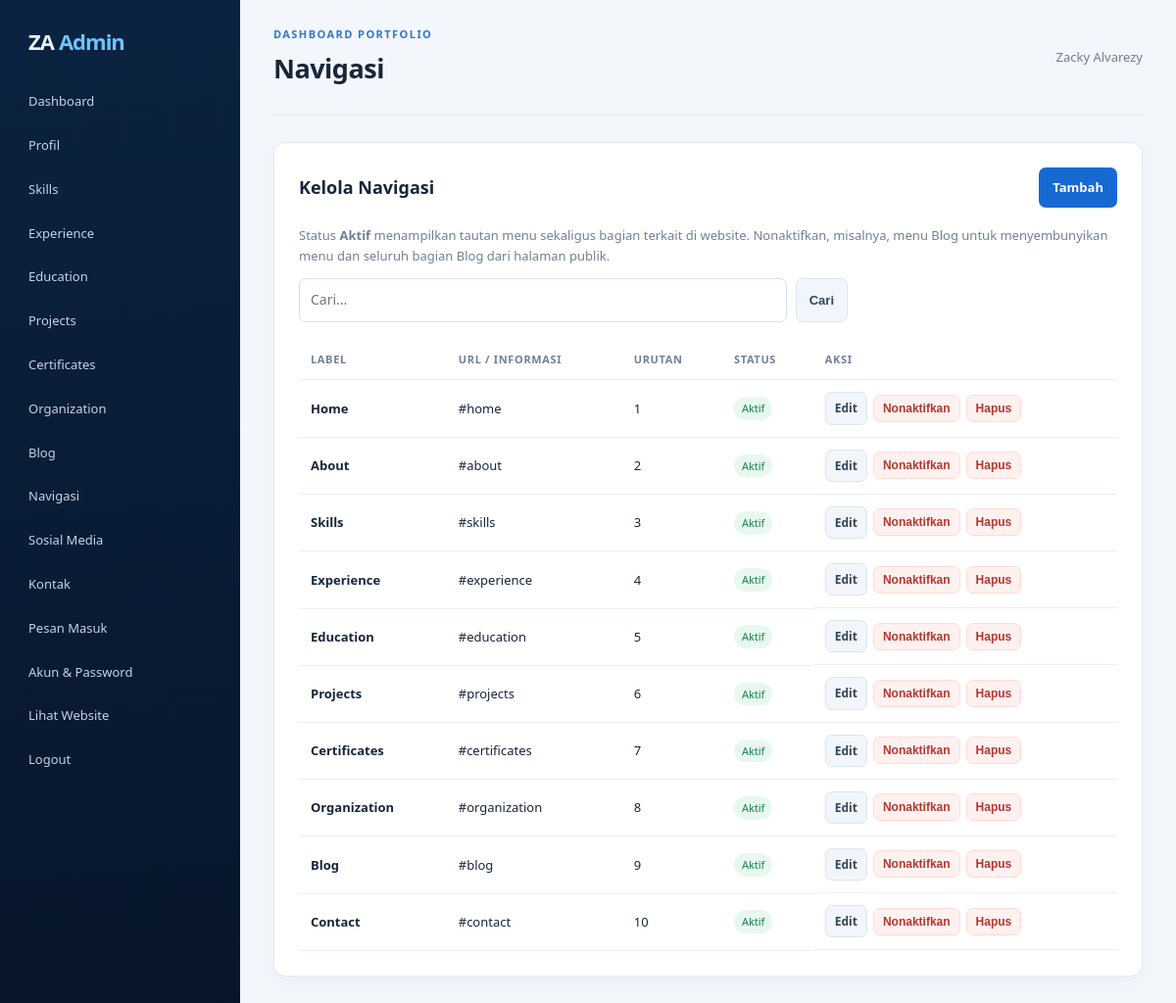
/admin/manage.php (signed in), run on the app's committed database.
### tables this page shows
CREATE TABLE IF NOT EXISTS navigations (
  id INT UNSIGNED AUTO_INCREMENT PRIMARY KEY,
  label VARCHAR(80) NOT NULL,
  url VARCHAR(180) NOT NULL,
  sort_order INT NOT NULL DEFAULT 0,
  is_active TINYINT(1) NOT NULL DEFAULT 1,
  created_at TIMESTAMP NULL DEFAULT CURRENT_TIMESTAMP,
  updated_at TIMESTAMP NULL DEFAULT CURRENT_TIMESTAMP ON UPDATE CURRENT_TIMESTAMP
);

### config/helpers.php (called while the page is built, shortened)
<?php
require_once __DIR__ . '/database.php';
function e(mixed $value): string
{
    return htmlspecialchars((string) $value, ENT_QUOTES | ENT_SUBSTITUTE, 'UTF-8');
}
function url(string $path = ''): string
{
    return rtrim(APP_URL, '/') . '/' . ltrim($path, '/');
}

### config/database.php (called while the page is built, shortened)
<?php
function db(): PDO
{
    $dsn = 'mysql:host=' . DB_HOST . ';dbname=' . DB_NAME . ';charset=' . DB_CHARSET;
    $pdo = new PDO($dsn, DB_USER, DB_PASS, [
        PDO::ATTR_ERRMODE => PDO::ERRMODE_EXCEPTION,
        PDO::ATTR_DEFAULT_FETCH_MODE => PDO::FETCH_ASSOC,
        PDO::ATTR_EMULATE_PREPARES => false,
    ]);
    return $pdo;
}

### admin/manage.php (the view, shortened to what this page needs)
<?php
require_once __DIR__ . '/_auth.php';
$sections = [
    'navigations' => ['title' => 'Navigasi', 'table' => 'navigations', 'fields' => [
        'label' => ['Label', 'text', true], 'url' => ['URL / anchor', 'text', true], 'sort_order' => ['Urutan', 'number', true],
    ]],
    'social_links' => ['title' => 'Media sosial', 'table' => 'social_links', 'fields' => [
        'platform' => ['Platform', 'text', true], 'url' => ['URL profil', 'url', true], 'sort_order' => ['Urutan', 'number', true],
    ]],
    'contacts' => ['title' => 'Kontak publik', 'table' => 'contacts', 'fields' => [
        'label' => ['Label', 'text', true], 'value' => ['Informasi', 'text', true], 'url' => ['URL (opsional)', 'text', false], 'sort_order' => ['Urutan', 'number', true],
    ]],
    'messages' => ['title' => 'Pesan masuk', 'table' => 'contact_messages', 'fields' => []],
];
$sectionKey = (string) ($_GET['section'] ?? 'navigations');
$section = $sections[$sectionKey];
$table = $section['table'];
$isMessages = $sectionKey === 'messages';
$action = (string) ($_GET['action'] ?? 'list');
$id = filter_input(INPUT_GET, 'id', FILTER_VALIDATE_INT) ?: 0;
$errors = [];
$item = null;
$pageTitle = $section['title'];
require __DIR__ . '/_header.php';
if (!$isMessages && in_array($action, ['create', 'edit'], true)):
?>
<section class="panel">
  <div class="panel-head"><h2><?= $item ? 'Edit' : 'Tambah' ?> <?= e($section['title']) ?></h2><a class="btn ghost" href="<?= e(url('admin/manage.php?section=' . $sectionKey)) ?>">Kembali</a></div>
  <?php foreach ($errors as $error): ?><div class="alert danger"><?= e($error) ?></div><?php endforeach; ?>
  <form class="form-grid" method="post">
    <?= csrf_field() ?><input type="hidden" name="action" value="save"><input type="hidden" name="id" value="<?= e((string) ($item['id'] ?? $id)) ?>">
    <?php foreach ($section['fields'] as $field => [$label, $inputType, $required]): $value = array_key_exists($field, $_POST) ? post_text($field) : ($item[$field] ?? ($field === 'sort_order' ? '0' : '')); ?>
      <label><?= e($label) ?><input type="<?= e($inputType) ?>" name="<?= e($field) ?>" value="<?= e($value) ?>" <?= $required ? 'required' : '' ?>></label>
    <?php endforeach; ?>
    <label class="check"><input type="checkbox" name="is_active" <?= !isset($item) || !empty($item['is_active']) ? 'checked' : '' ?>> Aktif dan tampil di website</label>
    <button class="btn primary" type="submit">Simpan perubahan</button>
  </form>
</section>
<?php else:
    $query = trim((string) ($_GET['q'] ?? ''));
    if ($isMessages) {
        $stmt = db()->prepare('SELECT * FROM contact_messages WHERE name LIKE :q1 OR email LIKE :q2 OR message LIKE :q3 ORDER BY created_at DESC LIMIT 300');
        $needle = '%' . $query . '%';
        $stmt->execute(['q1' => $needle, 'q2' => $needle, 'q3' => $needle]);
    } else {
        $searchColumns = array_keys($section['fields']);
        $placeholders = [];
        $params = [];
        foreach ($searchColumns as $index => $column) {
            $placeholder = 'q' . $index;
            $placeholders[] = "`$column` LIKE :$placeholder";
            $params[$placeholder] = '%' . $query . '%';
        }
        $searchSql = implode(' OR ', $placeholders);
        $stmt = db()->prepare("SELECT * FROM `$table` WHERE ($searchSql) ORDER BY sort_order ASC, id DESC");
        $stmt->execute($params);
    }
    $items = $stmt->fetchAll();
?>
<section class="panel">
  <div class="panel-head"><h2><?= $isMessages ? 'Pesan dari formulir publik' : 'Kelola ' . e($section['title']) ?></h2><?php if (!$isMessages): ?><a class="btn primary" href="<?= e(url('admin/manage.php?section=' . $sectionKey . '&action=create')) ?>">Tambah</a><?php endif; ?></div>
  <?php if ($sectionKey === 'navigations'): ?><p class="muted">Status <strong>Aktif</strong> menampilkan tautan menu sekaligus bagian terkait di website. Nonaktifkan, misalnya, menu Blog untuk menyembunyikan menu dan seluruh bagian Blog dari halaman publik.</p><?php endif; ?>
  <form class="search-form" method="get"><input type="hidden" name="section" value="<?= e($sectionKey) ?>"><input name="q" placeholder="Cari..." value="<?= e($query) ?>"><button class="btn ghost" type="submit">Cari</button></form>
  <div class="table-wrap"><table><thead><tr><?php if ($isMessages): ?><th>Pengirim</th><th>Pesan</th><th>Dikirim</th><th>Status</th><?php else: ?><th>Label</th><th>URL / Informasi</th><th>Urutan</th><th>Status</th><?php endif; ?><th>Aksi</th></tr></thead>
  <tbody><?php foreach ($items as $row): ?><tr>
    <?php if ($isMessages): ?><td><strong><?= e($row['name']) ?></strong><small><a href="mailto:<?= e($row['email']) ?>"><?= e($row['email']) ?></a></small></td><td class="message-cell"><?= nl2br(e($row['message'])) ?></td><td><?= e($row['created_at']) ?></td><td><span class="badge <?= $row['is_read'] ? 'on' : 'off' ?>"><?= $row['is_read'] ? 'Dibaca' : 'Baru' ?></span></td>
    <?php else: ?><td><strong><?= e($row[$sectionKey === 'social_links' ? 'platform' : 'label']) ?></strong></td><td><?= e($row[$sectionKey === 'contacts' ? 'value' : 'url']) ?></td><td><?= e((string) $row['sort_order']) ?></td><td><span class="badge <?= $row['is_active'] ? 'on' : 'off' ?>"><?= $row['is_active'] ? 'Aktif' : 'Nonaktif' ?></span></td><?php endif; ?>
    <td class="actions"><?php if ($isMessages && !$row['is_read']): ?><form method="post"><?= csrf_field() ?><input type="hidden" name="action" value="mark_read"><input type="hidden" name="id" value="<?= e((string) $row['id']) ?>"><button class="btn small ghost" type="submit">Tandai dibaca</button></form><?php elseif (!$isMessages): ?><a class="btn small ghost" href="<?= e(url('admin/manage.php?section=' . $sectionKey . '&action=edit&id=' . $row['id'])) ?>">Edit</a><?php if ($sectionKey === 'navigations'): ?><form method="post"><?= csrf_field() ?><input type="hidden" name="action" value="toggle"><input type="hidden" name="id" value="<?= e((string) $row['id']) ?>"><button class="btn small <?= $row['is_active'] ? 'danger' : 'primary' ?>" type="submit"><?= $row['is_active'] ? 'Nonaktifkan' : 'Aktifkan' ?></button></form><?php endif; ?><?php endif; ?><form method="post" onsubmit="return confirmDelete('Hapus data ini secara permanen?')"><?= csrf_field() ?><input type="hidden" name="action" value="delete"><input type="hidden" name="id" value="<?= e((string) $row['id']) ?>"><button class="btn small danger" type="submit">Hapus</button></form></td>
  </tr><?php endforeach; ?><?php if (!$items): ?><tr><td colspan="5">Belum ada data.</td></tr><?php endif; ?></tbody></table></div>
</section>
<?php endif; require __DIR__ . '/_footer.php'; ?>

### admin/_header.php (shortened to what this page needs)
<!DOCTYPE html>
<html lang="id">
<head>
  <link rel="stylesheet" href="<?= e(url('assets/css/admin.css')) ?>">
</head>
<body>
  <aside class="sidebar">
    <a class="brand" href="<?= e(url('admin/index.php')) ?>">ZA<span>Admin</span></a>
    <nav>
      <a href="<?= e(url('admin/index.php')) ?>">Dashboard</a>
      <a href="<?= e(url('admin/profile.php')) ?>">Profil</a>
      <a href="<?= e(url('admin/content.php?type=skill')) ?>">Skills</a>
      <a href="<?= e(url('admin/content.php?type=experience')) ?>">Experience</a>
      <a href="<?= e(url('admin/content.php?type=education')) ?>">Education</a>
      <a href="<?= e(url('admin/content.php?type=project')) ?>">Projects</a>
      <a href="<?= e(url('admin/content.php?type=certificate')) ?>">Certificates</a>
      <a href="<?= e(url('admin/content.php?type=organization')) ?>">Organization</a>
      <a href="<?= e(url('admin/content.php?type=blog')) ?>">Blog</a>
      <a href="<?= e(url('admin/manage.php?section=navigations')) ?>">Navigasi</a>
      <a href="<?= e(url('admin/manage.php?section=social_links')) ?>">Sosial Media</a>
      <a href="<?= e(url('admin/manage.php?section=contacts')) ?>">Kontak</a>
      <a href="<?= e(url('admin/manage.php?section=messages')) ?>">Pesan Masuk</a>
      <a href="<?= e(url('admin/account.php')) ?>">Akun & Password</a>
      <a href="<?= e(url('index.php')) ?>" target="_blank">Lihat Website</a>
      <form class="logout-form" method="post" action="<?= e(url('admin/logout.php')) ?>"><?= csrf_field() ?><button type="submit">Logout</button></form>
    </nav>
  </aside>
  <main class="admin-main">
    <header class="topbar">
      <div>
        <p class="eyebrow">Dashboard Portfolio</p>
        <h1><?= e($pageTitle ?? 'Admin') ?></h1>
      </div>
      <p class="admin-user"><?= e($_SESSION['admin_name'] ?? 'Admin') ?></p>
    </header>

### admin/_footer.php (shortened to what this page needs)
  </main>
</body>
</html>

### assets/css/admin.css (style rules this page uses)
:root { --bg:#f3f6fb;--navy:#081a31;--ink:#17263b;--muted:#718096;--blue:#1769d2;--line:#e2e9f2;--panel:#fff }
* { box-sizing:border-box }
body { margin:0;background:var(--bg);color:var(--ink);font:15px/1.6 "Segoe UI",Arial,sans-serif }
a { color:inherit;text-decoration:none }
.sidebar { position:fixed;inset:0 auto 0 0;width:245px;padding:25px 16px;background:linear-gradient(175deg,#0b2341,#071529);color:#eaf3ff;overflow:auto;z-index:5 }
.brand { display:block;font-size:22px;font-weight:800;letter-spacing:-1px;padding:0 13px 23px }
.brand span { color:#6cc5ff;margin-left:5px }
.sidebar nav { display:grid;gap:4px }
.sidebar nav>a,.logout-form button { border:0;text-align:left;background:transparent;color:#c4d3e7;padding:10px 13px;border-radius:8px;font:inherit;font-size:13px;cursor:pointer }
.logout-form { margin:0 }
.logout-form button { width:100% }
.admin-main { max-width:1500px;margin-left:245px;padding:0 34px 48px }
.topbar { min-height:118px;display:flex;justify-content:space-between;align-items:center;border-bottom:1px solid var(--line);margin-bottom:27px }
.topbar h1 { font-size:27px;margin:0;letter-spacing:-.5px }
.eyebrow { font-size:11px;letter-spacing:.13em;text-transform:uppercase;color:#3277cb;font-weight:700;margin:0 0 4px }
.admin-user { font-size:13px;color:var(--muted) }
.panel { background:var(--panel);border:1px solid var(--line);border-radius:12px;padding:25px;margin-bottom:22px;box-shadow:0 6px 24px rgba(18,47,86,.035) }
.panel h2 { font-size:18px;margin:0 0 17px }
.panel-head { display:flex;justify-content:space-between;align-items:center;gap:15px;margin-bottom:18px }
.panel-head h2 { margin:0 }
.muted,.hint { color:var(--muted);font-size:13px }
.btn { display:inline-flex;align-items:center;justify-content:center;border:1px solid transparent;border-radius:7px;padding:9px 13px;font-size:13px;font-weight:700;cursor:pointer }
.btn.primary { background:#1769d2;color:white }
.btn.ghost { background:#f2f6fb;border-color:#dce5f0;color:#32455e }
.btn.danger { background:#fff1f0;color:#b63630;border-color:#ffdbd7 }
.btn.small { padding:6px 9px;font-size:12px }
.form-grid input,.form-grid textarea,.form-grid select,.stack-form input,.search-form input { width:100%;border:1px solid #d7e0eb;border-radius:7px;padding:10px 11px;background:white;color:#17263b;font:inherit;font-size:14px }
.search-form { display:flex;gap:9px;margin-bottom:17px;max-width:560px }
.search-form input { flex:1 }
.table-wrap { width:100%;overflow:auto }
table { width:100%;border-collapse:collapse;min-width:700px }
th,td { text-align:left;padding:12px;border-bottom:1px solid #ebeff4;vertical-align:middle;font-size:13px }
th { color:#718096;font-size:11px;text-transform:uppercase;letter-spacing:.06em }
td strong,td small { display:block }
.actions { display:flex;align-items:center;gap:6px }
.actions form { margin:0 }
.actions a,.actions button { white-space:nowrap }
.badge { display:inline-block;padding:3px 8px;border-radius:20px;font-size:11px }
.badge.on { background:#e8f8f0;color:#16834d }

### data on the page
navigations: label "Home", url "#home", sort_order "1", is_active "Aktif"
navigations: label "About", url "#about", sort_order "2", is_active "Aktif"
navigations: label "Skills", url "#skills", sort_order "3", is_active "Aktif"
navigations: label "Experience", url "#experience", sort_order "4", is_active "Aktif"
navigations: label "Education", url "#education", sort_order "5", is_active "Aktif"
navigations: label "Projects", url "#projects", sort_order "6", is_active "Aktif"
navigations: label "Certificates", url "#certificates", sort_order "7", is_active "Aktif"
navigations: label "Organization", url "#organization", sort_order "8", is_active "Aktif"
navigations: label "Blog", url "#blog", sort_order "9", is_active "Aktif"
navigations: label "Contact", url "#contact", sort_order "10", is_active "Aktif"

### other printed values
$pageTitle "Navigasi"
$_SESSION['admin_name'] "Zacky Alvarezy"
$section['title'] "Navigasi"
